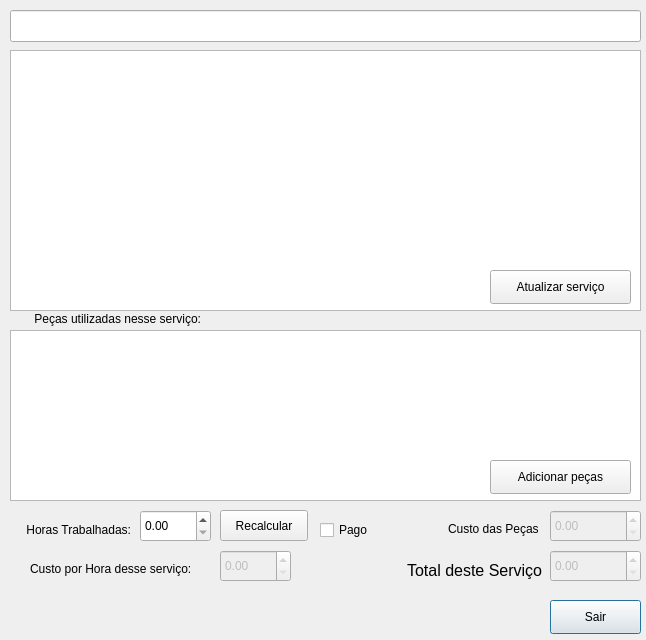
<?xml version="1.0" encoding="UTF-8"?>
<ui version="4.0">
 <class>addservice</class>
 <widget class="QDialog" name="addservice">
  <property name="geometry">
   <rect>
    <x>0</x>
    <y>0</y>
    <width>646</width>
    <height>640</height>
   </rect>
  </property>
  <property name="minimumSize">
   <size>
    <width>500</width>
    <height>500</height>
   </size>
  </property>
  <property name="maximumSize">
   <size>
    <width>800</width>
    <height>1000</height>
   </size>
  </property>
  <property name="windowTitle">
   <string>Adicionando serviço no Carro!</string>
  </property>
  <widget class="QPushButton" name="btn_Sair">
   <property name="geometry">
    <rect>
     <x>550</x>
     <y>600</y>
     <width>91</width>
     <height>34</height>
    </rect>
   </property>
   <property name="text">
    <string>Sair</string>
   </property>
  </widget>
  <widget class="QLabel" name="lbl_PartsCost">
   <property name="geometry">
    <rect>
     <x>440</x>
     <y>520</y>
     <width>102</width>
     <height>18</height>
    </rect>
   </property>
   <property name="text">
    <string>Custo das Peças </string>
   </property>
   <property name="alignment">
    <set>Qt::AlignRight|Qt::AlignTrailing|Qt::AlignVCenter</set>
   </property>
  </widget>
  <widget class="QLabel" name="lbl_totlaServiceCost">
   <property name="geometry">
    <rect>
     <x>390</x>
     <y>560</y>
     <width>161</width>
     <height>20</height>
    </rect>
   </property>
   <property name="font">
    <font>
     <pointsize>12</pointsize>
    </font>
   </property>
   <property name="text">
    <string>Total deste Serviço  </string>
   </property>
   <property name="alignment">
    <set>Qt::AlignRight|Qt::AlignTrailing|Qt::AlignVCenter</set>
   </property>
  </widget>
  <widget class="QPushButton" name="btn_Add_PartsUsedInTheService">
   <property name="enabled">
    <bool>true</bool>
   </property>
   <property name="geometry">
    <rect>
     <x>490</x>
     <y>460</y>
     <width>141</width>
     <height>34</height>
    </rect>
   </property>
   <property name="sizePolicy">
    <sizepolicy hsizetype="Fixed" vsizetype="Fixed">
     <horstretch>0</horstretch>
     <verstretch>0</verstretch>
    </sizepolicy>
   </property>
   <property name="text">
    <string>Adicionar peças</string>
   </property>
  </widget>
  <widget class="QLabel" name="lbl_Emoticon">
   <property name="geometry">
    <rect>
     <x>490</x>
     <y>590</y>
     <width>48</width>
     <height>48</height>
    </rect>
   </property>
   <property name="maximumSize">
    <size>
     <width>48</width>
     <height>48</height>
    </size>
   </property>
   <property name="text">
    <string/>
   </property>
  </widget>
  <widget class="QDoubleSpinBox" name="Spin_TotalserviceCost">
   <property name="enabled">
    <bool>false</bool>
   </property>
   <property name="geometry">
    <rect>
     <x>550</x>
     <y>550</y>
     <width>91</width>
     <height>32</height>
    </rect>
   </property>
   <property name="maximum">
    <double>9999.989999999999782</double>
   </property>
   <property name="singleStep">
    <double>5.000000000000000</double>
   </property>
  </widget>
  <widget class="QDoubleSpinBox" name="Spin_PartsCost">
   <property name="enabled">
    <bool>false</bool>
   </property>
   <property name="geometry">
    <rect>
     <x>550</x>
     <y>510</y>
     <width>91</width>
     <height>32</height>
    </rect>
   </property>
   <property name="maximum">
    <double>99999.990000000005239</double>
   </property>
   <property name="singleStep">
    <double>5.000000000000000</double>
   </property>
  </widget>
  <widget class="QTableView" name="tbl_PartsUsedInService">
   <property name="enabled">
    <bool>true</bool>
   </property>
   <property name="geometry">
    <rect>
     <x>10</x>
     <y>330</y>
     <width>631</width>
     <height>171</height>
    </rect>
   </property>
  </widget>
  <widget class="QLabel" name="lbl_PartsUsed">
   <property name="geometry">
    <rect>
     <x>10</x>
     <y>310</y>
     <width>191</width>
     <height>18</height>
    </rect>
   </property>
   <property name="text">
    <string>Peças utilizadas nesse serviço:</string>
   </property>
   <property name="alignment">
    <set>Qt::AlignRight|Qt::AlignTrailing|Qt::AlignVCenter</set>
   </property>
  </widget>
  <widget class="QCheckBox" name="check_Pago">
   <property name="enabled">
    <bool>true</bool>
   </property>
   <property name="geometry">
    <rect>
     <x>320</x>
     <y>520</y>
     <width>61</width>
     <height>20</height>
    </rect>
   </property>
   <property name="text">
    <string>Pago</string>
   </property>
  </widget>
  <widget class="QPushButton" name="btn_atualizarDescricaoServico">
   <property name="enabled">
    <bool>true</bool>
   </property>
   <property name="geometry">
    <rect>
     <x>490</x>
     <y>270</y>
     <width>141</width>
     <height>34</height>
    </rect>
   </property>
   <property name="text">
    <string>Atualizar serviço</string>
   </property>
  </widget>
  <widget class="QTextEdit" name="txt_Servicedescription">
   <property name="geometry">
    <rect>
     <x>10</x>
     <y>50</y>
     <width>631</width>
     <height>261</height>
    </rect>
   </property>
   <property name="html">
    <string>&lt;!DOCTYPE HTML PUBLIC &quot;-//W3C//DTD HTML 4.0//EN&quot; &quot;http://www.w3.org/TR/REC-html40/strict.dtd&quot;&gt;
&lt;html&gt;&lt;head&gt;&lt;meta name=&quot;qrichtext&quot; content=&quot;1&quot; /&gt;&lt;style type=&quot;text/css&quot;&gt;
p, li { white-space: pre-wrap; }
&lt;/style&gt;&lt;/head&gt;&lt;body style=&quot; font-family:'Noto Sans'; font-size:10pt; font-weight:400; font-style:normal;&quot;&gt;
&lt;p style=&quot;-qt-paragraph-type:empty; margin-top:0px; margin-bottom:0px; margin-left:0px; margin-right:0px; -qt-block-indent:0; text-indent:0px;&quot;&gt;&lt;br /&gt;&lt;/p&gt;&lt;/body&gt;&lt;/html&gt;</string>
   </property>
  </widget>
  <widget class="QPushButton" name="btn_save_hoursWorked">
   <property name="enabled">
    <bool>true</bool>
   </property>
   <property name="geometry">
    <rect>
     <x>220</x>
     <y>510</y>
     <width>88</width>
     <height>31</height>
    </rect>
   </property>
   <property name="text">
    <string>Recalcular</string>
   </property>
  </widget>
  <widget class="QDoubleSpinBox" name="Spin_HandWorkHours">
   <property name="enabled">
    <bool>true</bool>
   </property>
   <property name="geometry">
    <rect>
     <x>140</x>
     <y>510</y>
     <width>71</width>
     <height>32</height>
    </rect>
   </property>
   <property name="singleStep">
    <double>1.000000000000000</double>
   </property>
  </widget>
  <widget class="QLabel" name="lbl_InsertWorkCost">
   <property name="geometry">
    <rect>
     <x>10</x>
     <y>520</y>
     <width>121</width>
     <height>20</height>
    </rect>
   </property>
   <property name="text">
    <string>Horas Trabalhadas:</string>
   </property>
   <property name="alignment">
    <set>Qt::AlignRight|Qt::AlignTrailing|Qt::AlignVCenter</set>
   </property>
  </widget>
  <widget class="QLineEdit" name="line_ServiceShortDescription">
   <property name="geometry">
    <rect>
     <x>10</x>
     <y>10</y>
     <width>631</width>
     <height>32</height>
    </rect>
   </property>
  </widget>
  <widget class="QLabel" name="label">
   <property name="geometry">
    <rect>
     <x>30</x>
     <y>560</y>
     <width>191</width>
     <height>18</height>
    </rect>
   </property>
   <property name="text">
    <string>Custo por Hora desse serviço:</string>
   </property>
  </widget>
  <widget class="QDoubleSpinBox" name="Spin_ServiceRegistereHandWorkHours">
   <property name="enabled">
    <bool>false</bool>
   </property>
   <property name="geometry">
    <rect>
     <x>220</x>
     <y>550</y>
     <width>71</width>
     <height>32</height>
    </rect>
   </property>
   <property name="singleStep">
    <double>1.000000000000000</double>
   </property>
  </widget>
  <zorder>tbl_PartsUsedInService</zorder>
  <zorder>txt_Servicedescription</zorder>
  <zorder>btn_Sair</zorder>
  <zorder>lbl_PartsCost</zorder>
  <zorder>lbl_totlaServiceCost</zorder>
  <zorder>btn_Add_PartsUsedInTheService</zorder>
  <zorder>lbl_Emoticon</zorder>
  <zorder>Spin_TotalserviceCost</zorder>
  <zorder>Spin_PartsCost</zorder>
  <zorder>lbl_PartsUsed</zorder>
  <zorder>check_Pago</zorder>
  <zorder>btn_atualizarDescricaoServico</zorder>
  <zorder>btn_save_hoursWorked</zorder>
  <zorder>Spin_HandWorkHours</zorder>
  <zorder>lbl_InsertWorkCost</zorder>
  <zorder>line_ServiceShortDescription</zorder>
  <zorder>label</zorder>
  <zorder>Spin_ServiceRegistereHandWorkHours</zorder>
 </widget>
 <tabstops>
  <tabstop>btn_Add_PartsUsedInTheService</tabstop>
  <tabstop>Spin_PartsCost</tabstop>
  <tabstop>Spin_TotalserviceCost</tabstop>
  <tabstop>btn_Sair</tabstop>
 </tabstops>
 <resources/>
 <connections/>
</ui>
